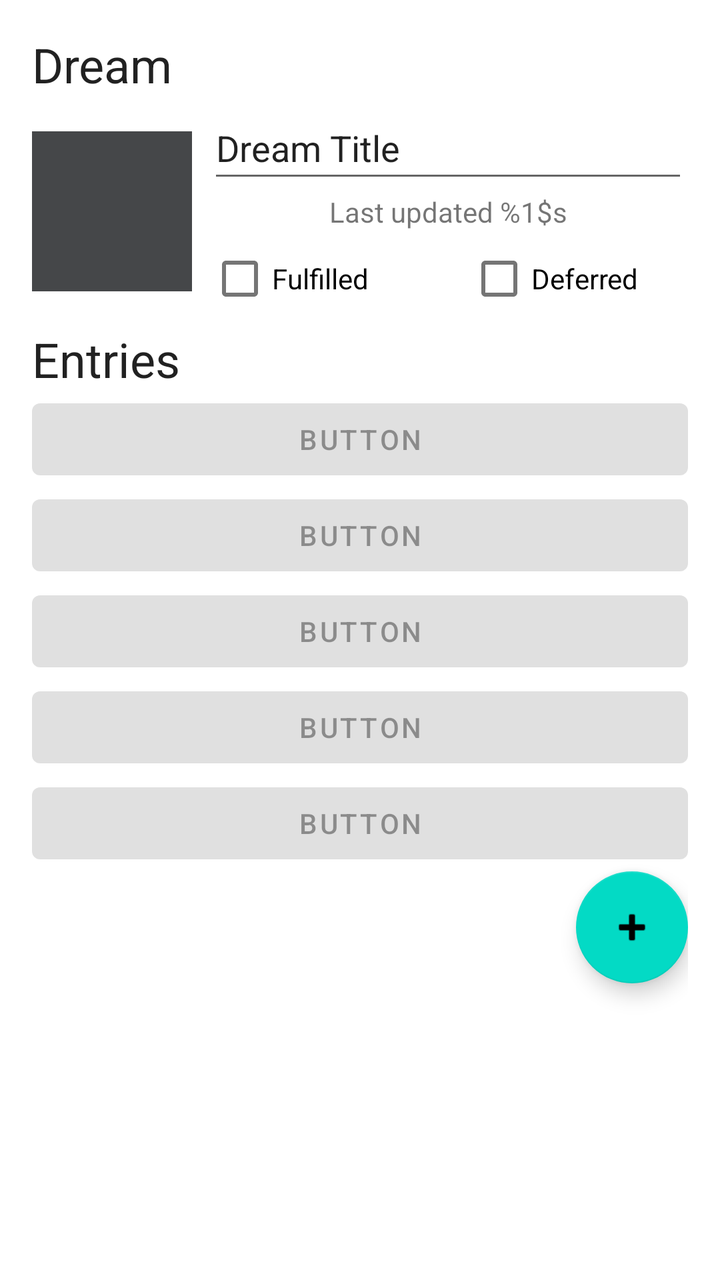
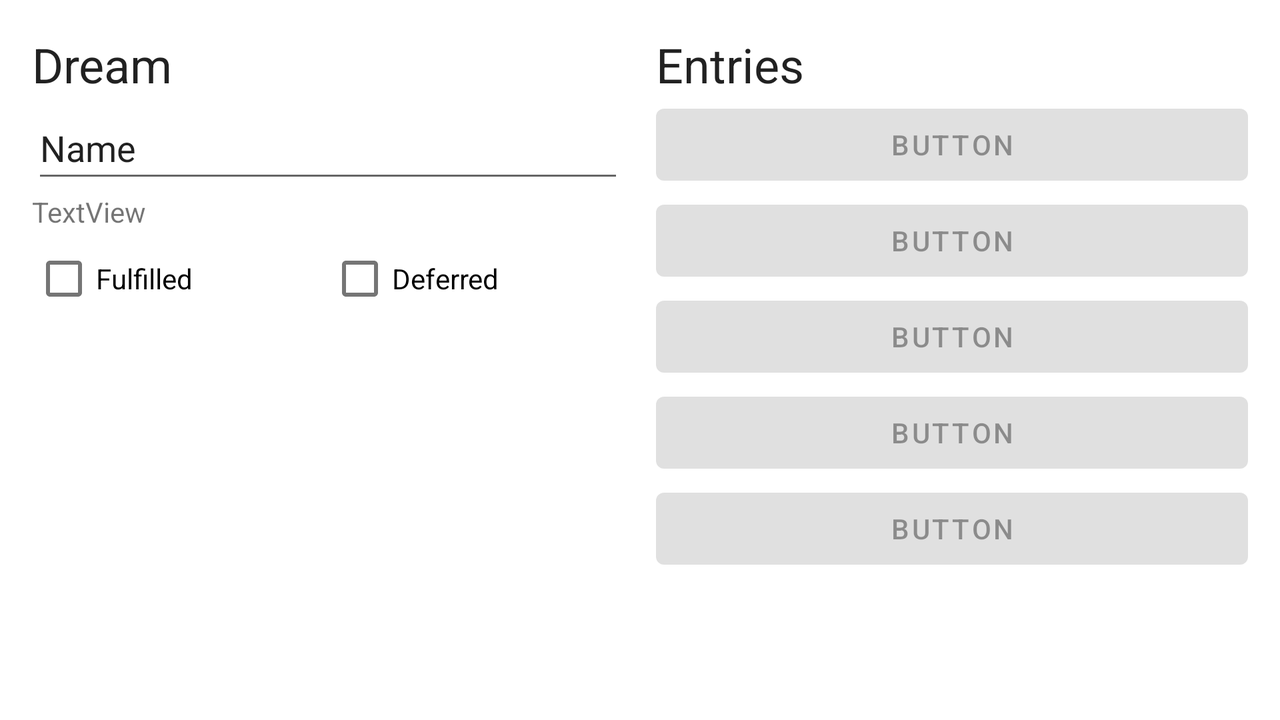

Compare how this app lays out the same screen by default and in its alternative resource folder. The renders come first, then the two layout files and the values they reference.
<!-- AndroidManifest.xml: application theme Theme.DreamCatcher -->
<!-- res/layout/fragment_dream_detail.xml -->
<?xml version="1.0" encoding="utf-8"?>
<LinearLayout xmlns:android="http://schemas.android.com/apk/res/android"
    xmlns:tools="http://schemas.android.com/tools"
    android:layout_width="match_parent"
    android:layout_height="match_parent"
    android:layout_margin="16dp"
    android:orientation="vertical">

    <LinearLayout
        android:layout_width="match_parent"
        android:layout_height="wrap_content"
        android:orientation="vertical">

        <TextView
            android:id="@+id/textView"
            android:layout_width="wrap_content"
            android:layout_height="wrap_content"
            android:text="@string/dream_label"
            android:textAppearance="@style/TextAppearance.MaterialComponents.Headline5"
            android:textSize="24sp" />

        <LinearLayout
            android:layout_width="match_parent"
            android:layout_height="match_parent"
            android:orientation="horizontal">

            <ImageView
                android:id="@+id/dream_photo"
                android:layout_width="80dp"
                android:layout_height="80dp"
                android:layout_gravity="center_vertical"
                android:layout_marginEnd="8dp"
                android:background="@color/material_dynamic_neutral30"
                tools:src="@tools:sample/avatars" />

            <LinearLayout
                android:layout_width="match_parent"
                android:layout_height="wrap_content"
                android:orientation="vertical">

                <EditText
                    android:id="@+id/title_text"
                    android:layout_width="match_parent"
                    android:layout_height="wrap_content"
                    android:ems="10"
                    android:importantForAutofill="no"
                    android:inputType="text"
                    android:minHeight="48dp"
                    android:text="Dream Title"
                    tools:ignore="LabelFor" />

                <TextView
                    android:id="@+id/last_updated_text"
                    android:layout_width="match_parent"
                    android:layout_height="wrap_content"
                    android:text="@string/last_updated"
                    android:textAlignment="center" />

                <LinearLayout
                    android:layout_width="match_parent"
                    android:layout_height="wrap_content"
                    android:orientation="horizontal">

                    <CheckBox
                        android:id="@+id/fulfilled_checkbox"
                        android:layout_width="wrap_content"
                        android:layout_height="wrap_content"
                        android:layout_weight="1"
                        android:text="@string/fulfilled" />

                    <Space
                        android:layout_width="0dp"
                        android:layout_height="match_parent"
                        android:layout_weight="1" />

                    <CheckBox
                        android:id="@+id/deferred_checkbox"
                        android:layout_width="wrap_content"
                        android:layout_height="wrap_content"
                        android:layout_weight="1"
                        android:text="@string/deferred" />
                </LinearLayout>
            </LinearLayout>
        </LinearLayout>

    </LinearLayout>

    <LinearLayout
        android:layout_width="match_parent"
        android:layout_height="wrap_content"
        android:orientation="vertical">

        <TextView
            android:layout_width="match_parent"
            android:layout_height="wrap_content"
            android:text="@string/entries_label"
            android:textAppearance="@style/TextAppearance.MaterialComponents.Headline5" />

        <Button
            android:id="@+id/entry_0_button"
            android:layout_width="match_parent"
            android:layout_height="match_parent"
            android:enabled="false"
            tools:text="Button" />

        <Button
            android:id="@+id/entry_1_button"
            android:layout_width="match_parent"
            android:layout_height="match_parent"
            android:enabled="false"
            tools:text="Button" />

        <Button
            android:id="@+id/entry_2_button"
            android:layout_width="match_parent"
            android:layout_height="match_parent"
            android:enabled="false"
            tools:text="Button" />

        <Button
            android:id="@+id/entry_3_button"
            android:layout_width="match_parent"
            android:layout_height="match_parent"
            android:enabled="false"
            tools:text="Button" />

        <Button
            android:id="@+id/entry_4_button"
            android:layout_width="match_parent"
            android:layout_height="match_parent"
            android:enabled="false"
            tools:text="Button" />

    </LinearLayout>

    <com.google.android.material.floatingactionbutton.FloatingActionButton
        android:id="@+id/add_reflection_button"
        android:layout_width="wrap_content"
        android:layout_height="wrap_content"
        android:layout_gravity="bottom|end"
        android:clickable="true"
        android:src="@android:drawable/ic_input_add" />
</LinearLayout>
<!-- resources referenced by this layout -->
<resources>
  <string name="deferred">Deferred</string>
  <string name="dream_label">Dream</string>
  <string name="entries_label">Entries</string>
  <string name="fulfilled">Fulfilled</string>
  <string name="last_updated">Last updated %1$s</string>
  <style name="Theme.DreamCatcher" parent="Theme.MaterialComponents.DayNight.DarkActionBar">
          
          <item name="colorPrimary">@color/purple_500</item>
          <item name="colorPrimaryVariant">@color/purple_700</item>
          <item name="colorOnPrimary">@color/white</item>
          
          <item name="colorSecondary">@color/teal_200</item>
          <item name="colorSecondaryVariant">@color/teal_700</item>
          <item name="colorOnSecondary">@color/black</item>
          
          <item name="android:statusBarColor">?attr/colorPrimaryVariant</item>
          
      </style>
</resources>
<!-- res/layout-land/fragment_dream_detail.xml (the repository's variant of the layout above) -->
<!-- drawn on the phone turned sideways -->
<?xml version="1.0" encoding="utf-8"?>
<LinearLayout xmlns:android="http://schemas.android.com/apk/res/android"
    android:layout_width="match_parent"
    android:layout_height="match_parent"
    xmlns:tools="http://schemas.android.com/tools"
    android:layout_margin="16dp"
    android:orientation="horizontal">

    <LinearLayout
        android:layout_width="0dp"
        android:layout_height="wrap_content"
        android:layout_weight="1"
        android:orientation="vertical">

        <TextView
            android:id="@+id/textView"
            android:layout_width="wrap_content"
            android:layout_height="wrap_content"
            android:text="@string/dream_label"
            android:textAppearance="@style/TextAppearance.MaterialComponents.Headline5"
            android:textSize="24sp" />

        <EditText
            android:id="@+id/title_text"
            android:layout_width="match_parent"
            android:layout_height="wrap_content"
            android:ems="10"
            android:importantForAutofill="no"
            android:inputType="text"
            android:minHeight="48dp"
            android:text="Name"
            tools:ignore="LabelFor" />

        <TextView
            android:id="@+id/last_updated_text"
            android:layout_width="match_parent"
            android:layout_height="wrap_content"
            android:text="TextView" />

        <LinearLayout
            android:layout_width="match_parent"
            android:layout_height="match_parent"
            android:orientation="horizontal">

            <CheckBox
                android:id="@+id/fulfilled_checkbox"
                android:layout_width="match_parent"
                android:layout_height="wrap_content"
                android:layout_weight="1"
                android:text="@string/fulfilled" />

            <CheckBox
                android:id="@+id/deferred_checkbox"
                android:layout_width="match_parent"
                android:layout_height="wrap_content"
                android:layout_weight="1"
                android:text="@string/deferred" />
        </LinearLayout>

    </LinearLayout>

    <Space
        android:layout_width="16dp"
        android:layout_height="match_parent" />

    <LinearLayout
        android:layout_width="0dp"
        android:layout_height="wrap_content"
        android:layout_weight="1"
        android:orientation="vertical">

        <TextView
            android:layout_width="match_parent"
            android:layout_height="wrap_content"
            android:text="@string/entries_label"
            android:textAppearance="@style/TextAppearance.MaterialComponents.Headline5" />

        <Button
            android:id="@+id/entry_0_button"
            android:layout_width="match_parent"
            android:layout_height="match_parent"
            android:enabled="false"
            tools:text="Button" />

        <Button
            android:id="@+id/entry_1_button"
            android:layout_width="match_parent"
            android:layout_height="match_parent"
            android:enabled="false"
            tools:text="Button" />

        <Button
            android:id="@+id/entry_2_button"
            android:layout_width="match_parent"
            android:layout_height="match_parent"
            android:enabled="false"
            tools:text="Button" />

        <Button
            android:id="@+id/entry_3_button"
            android:layout_width="match_parent"
            android:layout_height="match_parent"
            android:enabled="false"
            tools:text="Button" />

        <Button
            android:id="@+id/entry_4_button"
            android:layout_width="match_parent"
            android:layout_height="match_parent"
            android:enabled="false"
            tools:text="Button" />
    </LinearLayout>

</LinearLayout>
<!-- resources referenced by the variant -->
<!-- as the phone turned sideways resolves them -->
<resources>
  <string name="deferred">Deferred</string>
  <string name="dream_label">Dream</string>
  <string name="entries_label">Entries</string>
  <string name="fulfilled">Fulfilled</string>
  <style name="Theme.DreamCatcher" parent="Theme.MaterialComponents.DayNight.DarkActionBar">
          
          <item name="colorPrimary">@color/purple_500</item>
          <item name="colorPrimaryVariant">@color/purple_700</item>
          <item name="colorOnPrimary">@color/white</item>
          
          <item name="colorSecondary">@color/teal_200</item>
          <item name="colorSecondaryVariant">@color/teal_700</item>
          <item name="colorOnSecondary">@color/black</item>
          
          <item name="android:statusBarColor">?attr/colorPrimaryVariant</item>
          
      </style>
</resources>
